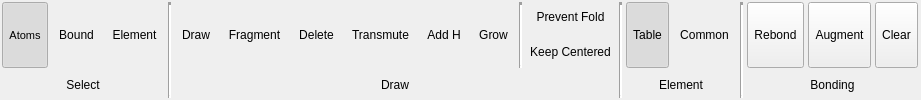
      <widget class="QWidget" name="BuildTab">
       <property name="sizePolicy">
        <sizepolicy hsizetype="Expanding" vsizetype="Minimum">
         <horstretch>0</horstretch>
         <verstretch>0</verstretch>
        </sizepolicy>
       </property>
       <attribute name="title">
        <string>  Build  </string>
       </attribute>
       <layout class="QHBoxLayout" name="horizontalLayout_16">
        <property name="spacing">
         <number>4</number>
        </property>
        <property name="margin">
         <number>2</number>
        </property>
        <item>
         <layout class="QGridLayout" name="gridLayout_9">
          <item row="0" column="0">
           <widget class="TMenuButton" name="BuildSelectAtomsButton">
            <property name="sizePolicy">
             <sizepolicy hsizetype="Preferred" vsizetype="Fixed">
              <horstretch>0</horstretch>
              <verstretch>0</verstretch>
             </sizepolicy>
            </property>
            <property name="minimumSize">
             <size>
              <width>40</width>
              <height>66</height>
             </size>
            </property>
            <property name="maximumSize">
             <size>
              <width>128</width>
              <height>66</height>
             </size>
            </property>
            <property name="font">
             <font>
              <pointsize>8</pointsize>
             </font>
            </property>
            <property name="toolTip">
             <string>Select atoms individually or by box-select</string>
            </property>
            <property name="text">
             <string>Atoms</string>
            </property>
            <property name="icon">
             <iconset resource="icons.qrc">
              <normaloff>:/select/icons/select_atoms.svg</normaloff>:/select/icons/select_atoms.svg</iconset>
            </property>
            <property name="iconSize">
             <size>
              <width>30</width>
              <height>30</height>
             </size>
            </property>
            <property name="checkable">
             <bool>true</bool>
            </property>
            <property name="checked">
             <bool>true</bool>
            </property>
            <property name="autoExclusive">
             <bool>false</bool>
            </property>
            <property name="toolButtonStyle">
             <enum>Qt::ToolButtonTextUnderIcon</enum>
            </property>
            <property name="autoRaise">
             <bool>true</bool>
            </property>
           </widget>
          </item>
          <item row="0" column="1">
           <widget class="TMenuButton" name="BuildSelectBoundButton">
            <property name="sizePolicy">
             <sizepolicy hsizetype="Preferred" vsizetype="Fixed">
              <horstretch>0</horstretch>
              <verstretch>0</verstretch>
             </sizepolicy>
            </property>
            <property name="minimumSize">
             <size>
              <width>40</width>
              <height>66</height>
             </size>
            </property>
            <property name="maximumSize">
             <size>
              <width>128</width>
              <height>66</height>
             </size>
            </property>
            <property name="toolTip">
             <string>Select atoms in bound fragments</string>
            </property>
            <property name="text">
             <string>Bound</string>
            </property>
            <property name="icon">
             <iconset resource="icons.qrc">
              <normaloff>:/select/icons/select_molecules.svg</normaloff>:/select/icons/select_molecules.svg</iconset>
            </property>
            <property name="iconSize">
             <size>
              <width>30</width>
              <height>30</height>
             </size>
            </property>
            <property name="checkable">
             <bool>true</bool>
            </property>
            <property name="autoExclusive">
             <bool>false</bool>
            </property>
            <property name="toolButtonStyle">
             <enum>Qt::ToolButtonTextUnderIcon</enum>
            </property>
            <property name="autoRaise">
             <bool>true</bool>
            </property>
           </widget>
          </item>
          <item row="0" column="2">
           <widget class="TMenuButton" name="BuildSelectElementButton">
            <property name="sizePolicy">
             <sizepolicy hsizetype="Preferred" vsizetype="Fixed">
              <horstretch>0</horstretch>
              <verstretch>0</verstretch>
             </sizepolicy>
            </property>
            <property name="minimumSize">
             <size>
              <width>40</width>
              <height>66</height>
             </size>
            </property>
            <property name="maximumSize">
             <size>
              <width>128</width>
              <height>66</height>
             </size>
            </property>
            <property name="toolTip">
             <string>Select atoms by element</string>
            </property>
            <property name="text">
             <string>Element</string>
            </property>
            <property name="icon">
             <iconset resource="icons.qrc">
              <normaloff>:/select/icons/select_element.svg</normaloff>:/select/icons/select_element.svg</iconset>
            </property>
            <property name="iconSize">
             <size>
              <width>30</width>
              <height>30</height>
             </size>
            </property>
            <property name="checkable">
             <bool>true</bool>
            </property>
            <property name="autoExclusive">
             <bool>false</bool>
            </property>
            <property name="toolButtonStyle">
             <enum>Qt::ToolButtonTextUnderIcon</enum>
            </property>
            <property name="autoRaise">
             <bool>true</bool>
            </property>
           </widget>
          </item>
          <item row="1" column="0" colspan="3">
           <widget class="QLabel" name="label_8">
            <property name="sizePolicy">
             <sizepolicy hsizetype="Preferred" vsizetype="Minimum">
              <horstretch>0</horstretch>
              <verstretch>0</verstretch>
             </sizepolicy>
            </property>
            <property name="text">
             <string>Select</string>
            </property>
            <property name="alignment">
             <set>Qt::AlignCenter</set>
            </property>
           </widget>
          </item>
         </layout>
        </item>
        <item>
         <widget class="Line" name="line_14">
          <property name="lineWidth">
           <number>3</number>
          </property>
          <property name="orientation">
           <enum>Qt::Vertical</enum>
          </property>
         </widget>
        </item>
        <item>
         <layout class="QGridLayout" name="gridLayout_18">
          <item row="0" column="3" rowspan="2">
           <widget class="TMenuButton" name="BuildDrawTransmuteButton">
            <property name="sizePolicy">
             <sizepolicy hsizetype="Preferred" vsizetype="Fixed">
              <horstretch>0</horstretch>
              <verstretch>0</verstretch>
             </sizepolicy>
            </property>
            <property name="minimumSize">
             <size>
              <width>40</width>
              <height>66</height>
             </size>
            </property>
            <property name="maximumSize">
             <size>
              <width>128</width>
              <height>66</height>
             </size>
            </property>
            <property name="toolTip">
             <string>Transmute atoms to other elements</string>
            </property>
            <property name="text">
             <string>Transmute</string>
            </property>
            <property name="icon">
             <iconset resource="icons.qrc">
              <normaloff>:/build/icons/build_transmute.svg</normaloff>:/build/icons/build_transmute.svg</iconset>
            </property>
            <property name="iconSize">
             <size>
              <width>30</width>
              <height>30</height>
             </size>
            </property>
            <property name="checkable">
             <bool>true</bool>
            </property>
            <property name="autoExclusive">
             <bool>false</bool>
            </property>
            <property name="toolButtonStyle">
             <enum>Qt::ToolButtonTextUnderIcon</enum>
            </property>
            <property name="autoRaise">
             <bool>true</bool>
            </property>
           </widget>
          </item>
          <item row="0" column="0" rowspan="2">
           <widget class="TMenuButton" name="BuildDrawDrawButton">
            <property name="sizePolicy">
             <sizepolicy hsizetype="Preferred" vsizetype="Fixed">
              <horstretch>0</horstretch>
              <verstretch>0</verstretch>
             </sizepolicy>
            </property>
            <property name="minimumSize">
             <size>
              <width>40</width>
              <height>66</height>
             </size>
            </property>
            <property name="maximumSize">
             <size>
              <width>128</width>
              <height>66</height>
             </size>
            </property>
            <property name="toolTip">
             <string>Draw atoms, chains, and individual bonds</string>
            </property>
            <property name="text">
             <string>Draw</string>
            </property>
            <property name="icon">
             <iconset resource="icons.qrc">
              <normaloff>:/build/icons/build_draw.svg</normaloff>:/build/icons/build_draw.svg</iconset>
            </property>
            <property name="iconSize">
             <size>
              <width>30</width>
              <height>30</height>
             </size>
            </property>
            <property name="checkable">
             <bool>true</bool>
            </property>
            <property name="autoExclusive">
             <bool>false</bool>
            </property>
            <property name="toolButtonStyle">
             <enum>Qt::ToolButtonTextUnderIcon</enum>
            </property>
            <property name="autoRaise">
             <bool>true</bool>
            </property>
           </widget>
          </item>
          <item row="0" column="4" rowspan="2">
           <widget class="TMenuButton" name="BuildDrawAddHButton">
            <property name="sizePolicy">
             <sizepolicy hsizetype="Preferred" vsizetype="Fixed">
              <horstretch>0</horstretch>
              <verstretch>0</verstretch>
             </sizepolicy>
            </property>
            <property name="minimumSize">
             <size>
              <width>40</width>
              <height>66</height>
             </size>
            </property>
            <property name="maximumSize">
             <size>
              <width>128</width>
              <height>66</height>
             </size>
            </property>
            <property name="toolTip">
             <string>Add hydrogens to individual atoms</string>
            </property>
            <property name="text">
             <string>Add H</string>
            </property>
            <property name="icon">
             <iconset resource="icons.qrc">
              <normaloff>:/build/icons/build_addh.svg</normaloff>:/build/icons/build_addh.svg</iconset>
            </property>
            <property name="iconSize">
             <size>
              <width>30</width>
              <height>30</height>
             </size>
            </property>
            <property name="checkable">
             <bool>true</bool>
            </property>
            <property name="autoExclusive">
             <bool>false</bool>
            </property>
            <property name="toolButtonStyle">
             <enum>Qt::ToolButtonTextUnderIcon</enum>
            </property>
            <property name="autoRaise">
             <bool>true</bool>
            </property>
           </widget>
          </item>
          <item row="0" column="7">
           <widget class="QPushButton" name="BuildDrawPreventFoldButton">
            <property name="minimumSize">
             <size>
              <width>0</width>
              <height>30</height>
             </size>
            </property>
            <property name="maximumSize">
             <size>
              <width>16777215</width>
              <height>30</height>
             </size>
            </property>
            <property name="toolTip">
             <string>Prevent folding of atoms when building</string>
            </property>
            <property name="text">
             <string>Prevent Fold</string>
            </property>
            <property name="icon">
             <iconset resource="icons.qrc">
              <normaloff>:/build/icons/build_nofold.svg</normaloff>:/build/icons/build_nofold.svg</iconset>
            </property>
            <property name="iconSize">
             <size>
              <width>18</width>
              <height>18</height>
             </size>
            </property>
            <property name="checkable">
             <bool>true</bool>
            </property>
            <property name="flat">
             <bool>true</bool>
            </property>
           </widget>
          </item>
          <item row="0" column="2" rowspan="2">
           <widget class="TMenuButton" name="BuildDrawDeleteButton">
            <property name="sizePolicy">
             <sizepolicy hsizetype="Preferred" vsizetype="Fixed">
              <horstretch>0</horstretch>
              <verstretch>0</verstretch>
             </sizepolicy>
            </property>
            <property name="minimumSize">
             <size>
              <width>40</width>
              <height>66</height>
             </size>
            </property>
            <property name="maximumSize">
             <size>
              <width>128</width>
              <height>66</height>
             </size>
            </property>
            <property name="toolTip">
             <string>Delete atoms and bonds</string>
            </property>
            <property name="text">
             <string>Delete</string>
            </property>
            <property name="icon">
             <iconset resource="icons.qrc">
              <normaloff>:/build/icons/build_delete.svg</normaloff>:/build/icons/build_delete.svg</iconset>
            </property>
            <property name="iconSize">
             <size>
              <width>30</width>
              <height>30</height>
             </size>
            </property>
            <property name="checkable">
             <bool>true</bool>
            </property>
            <property name="checked">
             <bool>false</bool>
            </property>
            <property name="autoExclusive">
             <bool>false</bool>
            </property>
            <property name="toolButtonStyle">
             <enum>Qt::ToolButtonTextUnderIcon</enum>
            </property>
            <property name="autoRaise">
             <bool>true</bool>
            </property>
           </widget>
          </item>
          <item row="0" column="1" rowspan="2">
           <widget class="TMenuButton" name="BuildDrawFragmentButton">
            <property name="sizePolicy">
             <sizepolicy hsizetype="Preferred" vsizetype="Fixed">
              <horstretch>0</horstretch>
              <verstretch>0</verstretch>
             </sizepolicy>
            </property>
            <property name="minimumSize">
             <size>
              <width>40</width>
              <height>66</height>
             </size>
            </property>
            <property name="maximumSize">
             <size>
              <width>128</width>
              <height>66</height>
             </size>
            </property>
            <property name="toolTip">
             <string>Draw fragments</string>
            </property>
            <property name="text">
             <string>Fragment</string>
            </property>
            <property name="icon">
             <iconset resource="icons.qrc">
              <normaloff>:/build/icons/build_fragment.svg</normaloff>:/build/icons/build_fragment.svg</iconset>
            </property>
            <property name="iconSize">
             <size>
              <width>30</width>
              <height>30</height>
             </size>
            </property>
            <property name="checkable">
             <bool>true</bool>
            </property>
            <property name="autoExclusive">
             <bool>false</bool>
            </property>
            <property name="toolButtonStyle">
             <enum>Qt::ToolButtonTextUnderIcon</enum>
            </property>
            <property name="autoRaise">
             <bool>true</bool>
            </property>
           </widget>
          </item>
          <item row="1" column="7">
           <widget class="QPushButton" name="BuildDrawKeepCenteredButton">
            <property name="enabled">
             <bool>true</bool>
            </property>
            <property name="minimumSize">
             <size>
              <width>0</width>
              <height>30</height>
             </size>
            </property>
            <property name="maximumSize">
             <size>
              <width>16777215</width>
              <height>30</height>
             </size>
            </property>
            <property name="toolTip">
             <string>Keep model atoms centered when drawing atoms / fragments</string>
            </property>
            <property name="text">
             <string>Keep Centered</string>
            </property>
            <property name="icon">
             <iconset resource="icons.qrc">
              <normaloff>:/view/icons/view_perspective.svg</normaloff>:/view/icons/view_perspective.svg</iconset>
            </property>
            <property name="iconSize">
             <size>
              <width>18</width>
              <height>18</height>
             </size>
            </property>
            <property name="checkable">
             <bool>true</bool>
            </property>
            <property name="flat">
             <bool>true</bool>
            </property>
           </widget>
          </item>
          <item row="0" column="5" rowspan="2">
           <widget class="TMenuButton" name="BuildDrawGrowButton">
            <property name="sizePolicy">
             <sizepolicy hsizetype="Preferred" vsizetype="Fixed">
              <horstretch>0</horstretch>
              <verstretch>0</verstretch>
             </sizepolicy>
            </property>
            <property name="minimumSize">
             <size>
              <width>40</width>
              <height>66</height>
             </size>
            </property>
            <property name="maximumSize">
             <size>
              <width>128</width>
              <height>66</height>
             </size>
            </property>
            <property name="toolTip">
             <string>Grow atoms on other atoms (icon reflects current geometry)</string>
            </property>
            <property name="text">
             <string>Grow</string>
            </property>
            <property name="icon">
             <iconset resource="icons.qrc">
              <normaloff>:/atomgeometry/icons/atomgeometry_tetrahedral.png</normaloff>:/atomgeometry/icons/atomgeometry_tetrahedral.png</iconset>
            </property>
            <property name="iconSize">
             <size>
              <width>30</width>
              <height>30</height>
             </size>
            </property>
            <property name="checkable">
             <bool>true</bool>
            </property>
            <property name="autoExclusive">
             <bool>false</bool>
            </property>
            <property name="toolButtonStyle">
             <enum>Qt::ToolButtonTextUnderIcon</enum>
            </property>
            <property name="autoRaise">
             <bool>true</bool>
            </property>
           </widget>
          </item>
          <item row="0" column="6" rowspan="2">
           <widget class="Line" name="line_66">
            <property name="lineWidth">
             <number>3</number>
            </property>
            <property name="orientation">
             <enum>Qt::Vertical</enum>
            </property>
           </widget>
          </item>
          <item row="2" column="0" colspan="8">
           <widget class="QLabel" name="label_9">
            <property name="sizePolicy">
             <sizepolicy hsizetype="Preferred" vsizetype="Minimum">
              <horstretch>0</horstretch>
              <verstretch>0</verstretch>
             </sizepolicy>
            </property>
            <property name="text">
             <string>Draw</string>
            </property>
            <property name="alignment">
             <set>Qt::AlignCenter</set>
            </property>
           </widget>
          </item>
         </layout>
        </item>
        <item>
         <widget class="Line" name="line_10">
          <property name="lineWidth">
           <number>3</number>
          </property>
          <property name="orientation">
           <enum>Qt::Vertical</enum>
          </property>
         </widget>
        </item>
        <item>
         <layout class="QGridLayout" name="gridLayout_19">
          <item row="0" column="0">
           <widget class="TMenuButton" name="BuildElementTableButton">
            <property name="sizePolicy">
             <sizepolicy hsizetype="Preferred" vsizetype="Fixed">
              <horstretch>0</horstretch>
              <verstretch>0</verstretch>
             </sizepolicy>
            </property>
            <property name="minimumSize">
             <size>
              <width>40</width>
              <height>66</height>
             </size>
            </property>
            <property name="maximumSize">
             <size>
              <width>128</width>
              <height>66</height>
             </size>
            </property>
            <property name="text">
             <string>Table</string>
            </property>
            <property name="iconSize">
             <size>
              <width>30</width>
              <height>30</height>
             </size>
            </property>
            <property name="checkable">
             <bool>true</bool>
            </property>
            <property name="checked">
             <bool>true</bool>
            </property>
            <property name="autoExclusive">
             <bool>false</bool>
            </property>
            <property name="toolButtonStyle">
             <enum>Qt::ToolButtonTextUnderIcon</enum>
            </property>
            <property name="autoRaise">
             <bool>true</bool>
            </property>
           </widget>
          </item>
          <item row="0" column="1">
           <widget class="TMenuButton" name="BuildElementCommonButton">
            <property name="sizePolicy">
             <sizepolicy hsizetype="Preferred" vsizetype="Fixed">
              <horstretch>0</horstretch>
              <verstretch>0</verstretch>
             </sizepolicy>
            </property>
            <property name="minimumSize">
             <size>
              <width>40</width>
              <height>66</height>
             </size>
            </property>
            <property name="maximumSize">
             <size>
              <width>128</width>
              <height>66</height>
             </size>
            </property>
            <property name="text">
             <string>Common</string>
            </property>
            <property name="iconSize">
             <size>
              <width>30</width>
              <height>30</height>
             </size>
            </property>
            <property name="checkable">
             <bool>true</bool>
            </property>
            <property name="checked">
             <bool>false</bool>
            </property>
            <property name="autoExclusive">
             <bool>false</bool>
            </property>
            <property name="toolButtonStyle">
             <enum>Qt::ToolButtonTextUnderIcon</enum>
            </property>
            <property name="autoRaise">
             <bool>true</bool>
            </property>
           </widget>
          </item>
          <item row="1" column="0" colspan="2">
           <widget class="QLabel" name="label_4">
            <property name="sizePolicy">
             <sizepolicy hsizetype="Minimum" vsizetype="Minimum">
              <horstretch>0</horstretch>
              <verstretch>0</verstretch>
             </sizepolicy>
            </property>
            <property name="minimumSize">
             <size>
              <width>0</width>
              <height>0</height>
             </size>
            </property>
            <property name="maximumSize">
             <size>
              <width>16777215</width>
              <height>16777215</height>
             </size>
            </property>
            <property name="frameShape">
             <enum>QFrame::NoFrame</enum>
            </property>
            <property name="text">
             <string>Element</string>
            </property>
            <property name="alignment">
             <set>Qt::AlignCenter</set>
            </property>
           </widget>
          </item>
         </layout>
        </item>
        <item>
         <widget class="Line" name="line_21">
          <property name="lineWidth">
           <number>3</number>
          </property>
          <property name="orientation">
           <enum>Qt::Vertical</enum>
          </property>
         </widget>
        </item>
        <item>
         <layout class="QGridLayout" name="gridLayout_20">
          <item row="0" column="0">
           <widget class="TMenuButton" name="BuildBondingRebondButton">
            <property name="sizePolicy">
             <sizepolicy hsizetype="Preferred" vsizetype="Fixed">
              <horstretch>0</horstretch>
              <verstretch>0</verstretch>
             </sizepolicy>
            </property>
            <property name="minimumSize">
             <size>
              <width>40</width>
              <height>66</height>
             </size>
            </property>
            <property name="maximumSize">
             <size>
              <width>128</width>
              <height>66</height>
             </size>
            </property>
            <property name="toolTip">
             <string>Recalculate bonding between all atoms</string>
            </property>
            <property name="text">
             <string>Rebond</string>
            </property>
            <property name="icon">
             <iconset resource="icons.qrc">
              <normaloff>:/build/icons/build_rebond.svg</normaloff>:/build/icons/build_rebond.svg</iconset>
            </property>
            <property name="iconSize">
             <size>
              <width>30</width>
              <height>30</height>
             </size>
            </property>
            <property name="checkable">
             <bool>false</bool>
            </property>
            <property name="checked">
             <bool>false</bool>
            </property>
            <property name="autoExclusive">
             <bool>false</bool>
            </property>
            <property name="toolButtonStyle">
             <enum>Qt::ToolButtonTextUnderIcon</enum>
            </property>
            <property name="autoRaise">
             <bool>false</bool>
            </property>
           </widget>
          </item>
          <item row="0" column="1">
           <widget class="TMenuButton" name="BuildBondingAugmentButton">
            <property name="sizePolicy">
             <sizepolicy hsizetype="Preferred" vsizetype="Fixed">
              <horstretch>0</horstretch>
              <verstretch>0</verstretch>
             </sizepolicy>
            </property>
            <property name="minimumSize">
             <size>
              <width>40</width>
              <height>66</height>
             </size>
            </property>
            <property name="maximumSize">
             <size>
              <width>128</width>
              <height>66</height>
             </size>
            </property>
            <property name="toolTip">
             <string>Augment bonding between all atoms</string>
            </property>
            <property name="text">
             <string>Augment</string>
            </property>
            <property name="icon">
             <iconset resource="icons.qrc">
              <normaloff>:/build/icons/build_augment.svg</normaloff>:/build/icons/build_augment.svg</iconset>
            </property>
            <property name="iconSize">
             <size>
              <width>30</width>
              <height>30</height>
             </size>
            </property>
            <property name="checkable">
             <bool>false</bool>
            </property>
            <property name="autoExclusive">
             <bool>false</bool>
            </property>
            <property name="toolButtonStyle">
             <enum>Qt::ToolButtonTextUnderIcon</enum>
            </property>
            <property name="autoRaise">
             <bool>false</bool>
            </property>
           </widget>
          </item>
          <item row="0" column="2">
           <widget class="TMenuButton" name="BuildBondingClearButton">
            <property name="sizePolicy">
             <sizepolicy hsizetype="Preferred" vsizetype="Fixed">
              <horstretch>0</horstretch>
              <verstretch>0</verstretch>
             </sizepolicy>
            </property>
            <property name="minimumSize">
             <size>
              <width>40</width>
              <height>66</height>
             </size>
            </property>
            <property name="maximumSize">
             <size>
              <width>128</width>
              <height>66</height>
             </size>
            </property>
            <property name="toolTip">
             <string>Remove all bonds</string>
            </property>
            <property name="text">
             <string>Clear</string>
            </property>
            <property name="icon">
             <iconset resource="icons.qrc">
              <normaloff>:/build/icons/build_clearbonds.svg</normaloff>:/build/icons/build_clearbonds.svg</iconset>
            </property>
            <property name="iconSize">
             <size>
              <width>30</width>
              <height>30</height>
             </size>
            </property>
            <property name="checkable">
             <bool>false</bool>
            </property>
            <property name="autoExclusive">
             <bool>false</bool>
            </property>
            <property name="toolButtonStyle">
             <enum>Qt::ToolButtonTextUnderIcon</enum>
            </property>
            <property name="autoRaise">
             <bool>false</bool>
            </property>
           </widget>
          </item>
          <item row="1" column="0" colspan="3">
           <widget class="QLabel" name="label_6">
            <property name="sizePolicy">
             <sizepolicy hsizetype="Minimum" vsizetype="Minimum">
              <horstretch>0</horstretch>
              <verstretch>0</verstretch>
             </sizepolicy>
            </property>
            <property name="minimumSize">
             <size>
              <width>0</width>
              <height>0</height>
             </size>
            </property>
            <property name="maximumSize">
             <size>
              <width>16777215</width>
              <height>16777215</height>
             </size>
            </property>
            <property name="font">
             <font>
              <underline>false</underline>
              <strikeout>false</strikeout>
             </font>
            </property>
            <property name="autoFillBackground">
             <bool>false</bool>
            </property>
            <property name="frameShape">
             <enum>QFrame::NoFrame</enum>
            </property>
            <property name="text">
             <string>Bonding</string>
            </property>
            <property name="alignment">
             <set>Qt::AlignCenter</set>
            </property>
           </widget>
          </item>
         </layout>
        </item>
        <item>
         <spacer name="horizontalSpacer">
          <property name="orientation">
           <enum>Qt::Horizontal</enum>
          </property>
          <property name="sizeType">
           <enum>QSizePolicy::MinimumExpanding</enum>
          </property>
          <property name="sizeHint" stdset="0">
           <size>
            <width>1</width>
            <height>20</height>
           </size>
          </property>
         </spacer>
        </item>
       </layout>
      </widget>
